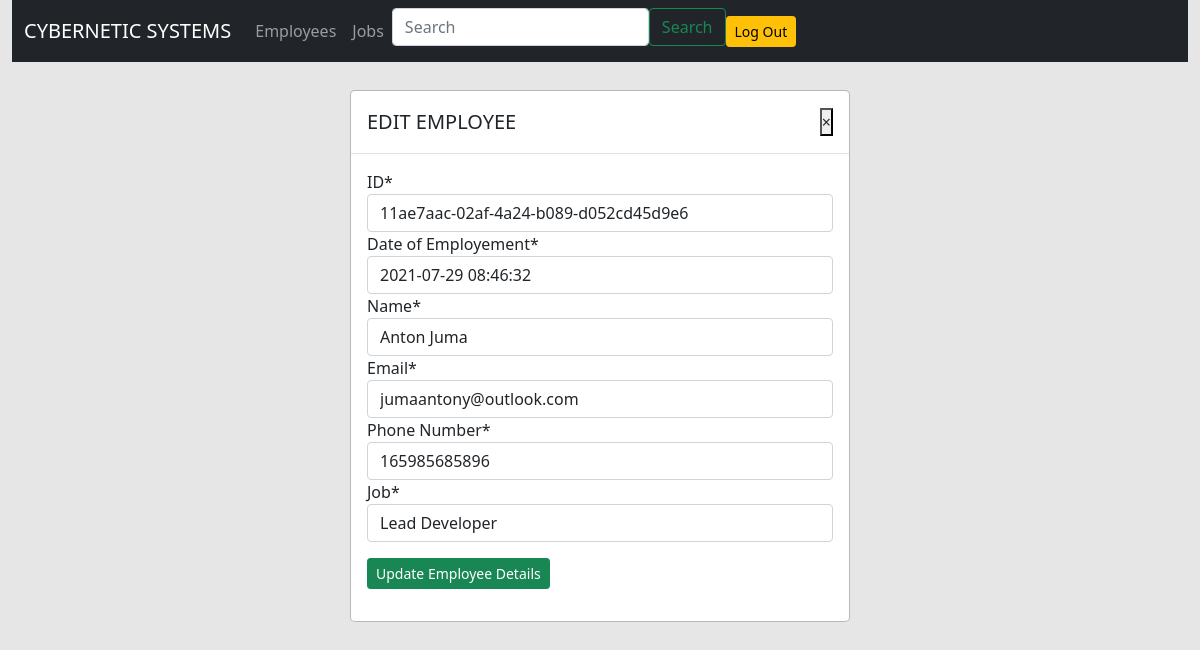
The app's page /edit_employee/11ae7aac-02af-4a24-b089-d052cd45d9e6/ (signed in) with its own data.
### EmployeeMgt/models.py (models this page shows)
class Employee(models.Model):
    ID = models.UUIDField(primary_key=True,
                          default=uuid.uuid4,
                          editable=True)
    Date_of_Employement = models.DateTimeField()
    Name = models.CharField(max_length=50)
    Email = models.EmailField()
    Phone_Number = models.IntegerField()
    Job = models.ForeignKey('Job', on_delete=models.CASCADE)

### EmployeeMgt/views.py (the view)
# urls.py: path('edit_employee/<pk>/', EditEmployee.as_view(), name='edit_employee'),
class EditEmployee(LoginRequiredMixin, UpdateView):
    model = Employee
    template_name = 'edit_employee.html'
    template_name_suffix = '_update_form'
    fields = '__all__'
    success_url = reverse_lazy('EmployeeMgt:employeelist')

### EmployeeMgt/models.py (called while the page is built)
    def __str__(self):
        return self.name

### EmployeeMgt/templates/edit_employee.html (shortened to what this page needs)
{% extends 'base.html' %}
{% load crispy_forms_tags %}
{% block content %}
<div class="modal-dialog">
    <form method="post" action="">
    <div class="modal-content">
        <div class="modal-header">
            <h5 class="modal-title" id="exampleModalLabel">EDIT EMPLOYEE</h5>
            <button type="button" class="close" data-dismiss="modal" aria-label="Close">
                <span aria-hidden="true">
                    <a class="text-decoration-none text-dark" href="{% url 'EmployeeMgt:employeelist' %}">
                      &times;
                    </a>
                </span>
            </button>
        </div>
        <div class="modal-body">
            {{ form| crispy }}
            <div class="mb-3 mt-3">
                <button type="submit" value="Update" class="btn btn-sm btn-success btn-block" value="Update">Update
                    Employee Details</button>
            </div>
    </div>
    </div>
</form>
</div>
{% endblock%}

### EmployeeMgt/static/css/style.css (style rules this page uses)
* { margin: 0px; padding: 0px; box-sizing: border-box; min-height: 100%vh; }
body { background-color: #e6e6e6; }

### records on screen
Employee: ID "11ae7aac-02af-4a24-b089-d052cd45d9e6", Date_of_Employement "2021-07-29 08:46:32", Name "Anton Juma", Email "jumaantony@outlook.com", Phone_Number "165985685896", Job "Lead Developer"
